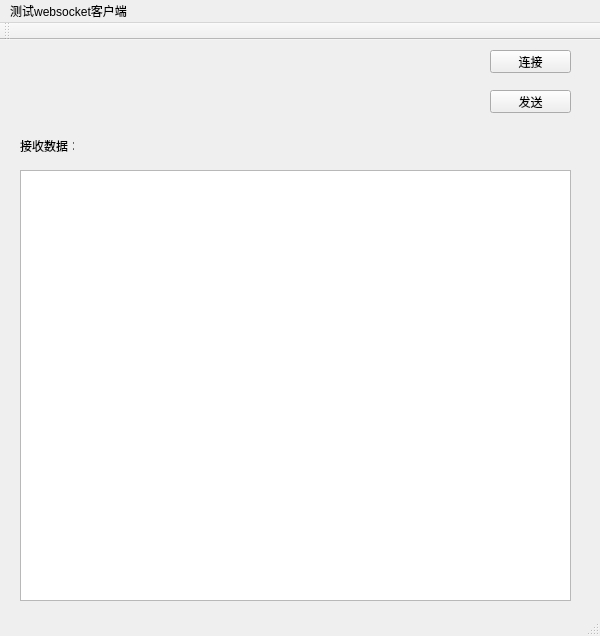
<?xml version="1.0" encoding="UTF-8"?>
<ui version="4.0">
 <class>WebSocketClientClass</class>
 <widget class="QMainWindow" name="WebSocketClientClass">
  <property name="geometry">
   <rect>
    <x>0</x>
    <y>0</y>
    <width>600</width>
    <height>636</height>
   </rect>
  </property>
  <property name="windowTitle">
   <string>WebSocketClient</string>
  </property>
  <widget class="QWidget" name="centralWidget">
   <widget class="QLabel" name="label_3">
    <property name="geometry">
     <rect>
      <x>20</x>
      <y>100</y>
      <width>54</width>
      <height>12</height>
     </rect>
    </property>
    <property name="text">
     <string>接收数据：:</string>
    </property>
   </widget>
   <widget class="QTextBrowser" name="textBrowser">
    <property name="geometry">
     <rect>
      <x>20</x>
      <y>130</y>
      <width>551</width>
      <height>431</height>
     </rect>
    </property>
   </widget>
   <widget class="QPushButton" name="pushButton">
    <property name="geometry">
     <rect>
      <x>490</x>
      <y>10</y>
      <width>81</width>
      <height>23</height>
     </rect>
    </property>
    <property name="text">
     <string>连接</string>
    </property>
   </widget>
   <widget class="QPushButton" name="pushButton_2">
    <property name="geometry">
     <rect>
      <x>490</x>
      <y>50</y>
      <width>81</width>
      <height>23</height>
     </rect>
    </property>
    <property name="text">
     <string>发送</string>
    </property>
   </widget>
   <widget class="QWidget" name="">
    <property name="geometry">
     <rect>
      <x>20</x>
      <y>10</y>
      <width>461</width>
      <height>22</height>
     </rect>
    </property>
    <layout class="QHBoxLayout" name="horizontalLayout">
     <item>
      <widget class="QLabel" name="label">
       <property name="minimumSize">
        <size>
         <width>80</width>
         <height>0</height>
        </size>
       </property>
       <property name="text">
        <string>URL：</string>
       </property>
      </widget>
     </item>
     <item>
      <widget class="QLineEdit" name="lineEdit"/>
     </item>
    </layout>
   </widget>
   <widget class="QWidget" name="">
    <property name="geometry">
     <rect>
      <x>20</x>
      <y>50</y>
      <width>461</width>
      <height>22</height>
     </rect>
    </property>
    <layout class="QHBoxLayout" name="horizontalLayout_2">
     <item>
      <widget class="QLabel" name="label_2">
       <property name="minimumSize">
        <size>
         <width>80</width>
         <height>0</height>
        </size>
       </property>
       <property name="text">
        <string>发送数据：</string>
       </property>
      </widget>
     </item>
     <item>
      <widget class="QLineEdit" name="lineEdit_2"/>
     </item>
    </layout>
   </widget>
  </widget>
  <widget class="QMenuBar" name="menuBar">
   <property name="geometry">
    <rect>
     <x>0</x>
     <y>0</y>
     <width>600</width>
     <height>23</height>
    </rect>
   </property>
   <widget class="QMenu" name="menu_websocket">
    <property name="title">
     <string>测试websocket客户端</string>
    </property>
   </widget>
   <addaction name="menu_websocket"/>
  </widget>
  <widget class="QToolBar" name="mainToolBar">
   <attribute name="toolBarArea">
    <enum>TopToolBarArea</enum>
   </attribute>
   <attribute name="toolBarBreak">
    <bool>false</bool>
   </attribute>
  </widget>
  <widget class="QStatusBar" name="statusBar"/>
 </widget>
 <layoutdefault spacing="6" margin="11"/>
 <resources>
  <include location="WebSocketClient.qrc"/>
 </resources>
 <connections/>
</ui>
